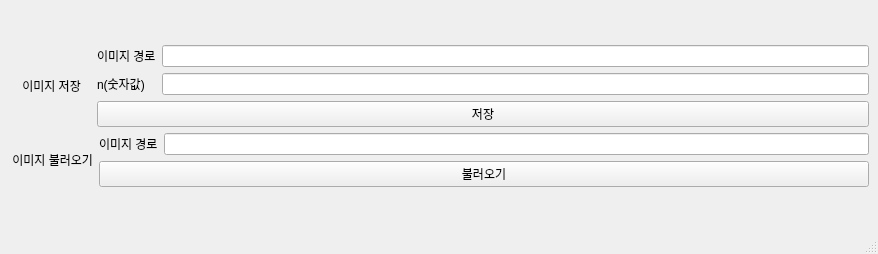
<?xml version="1.0" encoding="UTF-8"?>
<ui version="4.0">
 <class>MainWindow</class>
 <widget class="QMainWindow" name="MainWindow">
  <property name="geometry">
   <rect>
    <x>0</x>
    <y>0</y>
    <width>878</width>
    <height>254</height>
   </rect>
  </property>
  <property name="minimumSize">
   <size>
    <width>878</width>
    <height>254</height>
   </size>
  </property>
  <property name="maximumSize">
   <size>
    <width>878</width>
    <height>254</height>
   </size>
  </property>
  <property name="windowTitle">
   <string>클립보드 이미지 메니저</string>
  </property>
  <widget class="QWidget" name="centralwidget">
   <layout class="QVBoxLayout" name="verticalLayout_3">
    <item>
     <layout class="QVBoxLayout" name="verticalLayout_2">
      <item>
       <layout class="QVBoxLayout" name="verticalLayout_4">
        <item>
         <layout class="QHBoxLayout" name="horizontalLayout_3">
          <item>
           <widget class="QLabel" name="info_imgsave_lb">
            <property name="text">
             <string>    이미지 저장   </string>
            </property>
           </widget>
          </item>
          <item>
           <layout class="QVBoxLayout" name="verticalLayout_9">
            <item>
             <layout class="QGridLayout" name="gridLayout_2">
              <item row="0" column="0">
               <widget class="QLabel" name="info_save_imagepath_lb">
                <property name="text">
                 <string>이미지 경로</string>
                </property>
               </widget>
              </item>
              <item row="1" column="0">
               <widget class="QLabel" name="info_save_n_lb">
                <property name="text">
                 <string>n(숫자값)</string>
                </property>
               </widget>
              </item>
              <item row="0" column="1">
               <widget class="QLineEdit" name="save_imagepath_input"/>
              </item>
              <item row="1" column="1">
               <widget class="QLineEdit" name="save_n_input"/>
              </item>
             </layout>
            </item>
            <item>
             <widget class="QPushButton" name="save_btn">
              <property name="text">
               <string>저장</string>
              </property>
             </widget>
            </item>
           </layout>
          </item>
         </layout>
        </item>
       </layout>
      </item>
      <item>
       <layout class="QHBoxLayout" name="horizontalLayout_4">
        <item>
         <widget class="QLabel" name="info_imageload_lb">
          <property name="text">
           <string> 이미지 불러오기</string>
          </property>
         </widget>
        </item>
        <item>
         <layout class="QVBoxLayout" name="verticalLayout_5">
          <item>
           <layout class="QGridLayout" name="gridLayout_3">
            <item row="0" column="0">
             <widget class="QLabel" name="info_load_imagepath_lb">
              <property name="text">
               <string>이미지 경로</string>
              </property>
             </widget>
            </item>
            <item row="0" column="1">
             <widget class="QLineEdit" name="load_imagepath_input"/>
            </item>
           </layout>
          </item>
          <item>
           <widget class="QPushButton" name="load_btn">
            <property name="text">
             <string>불러오기</string>
            </property>
           </widget>
          </item>
         </layout>
        </item>
       </layout>
      </item>
     </layout>
    </item>
   </layout>
  </widget>
  <widget class="QStatusBar" name="statusbar"/>
 </widget>
 <resources/>
 <connections/>
</ui>
